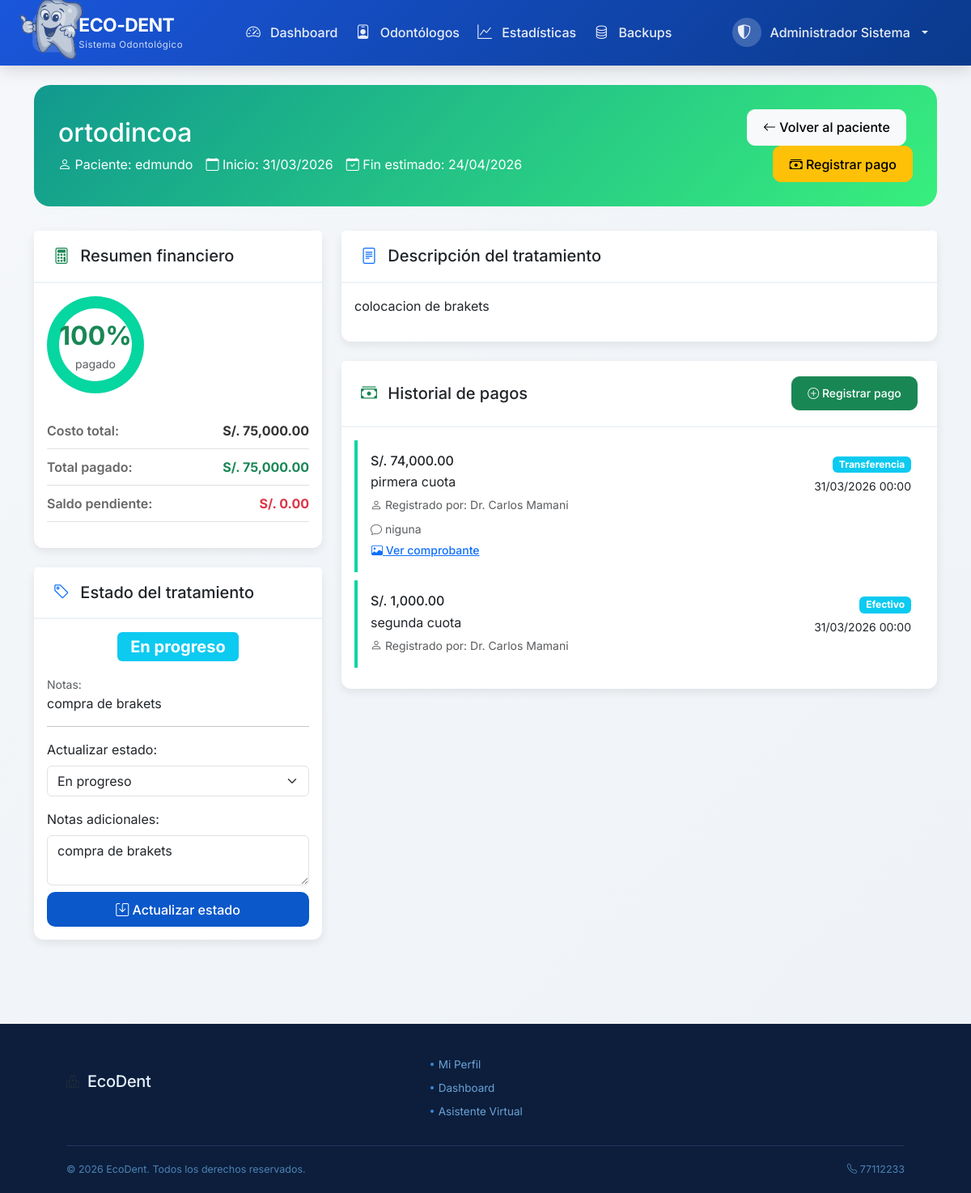
/public/odontologo/tratamiento_detalle.php?id=5 (signed in), run on the app's committed database.
### tables this page shows
CREATE TABLE `tratamientos` (
  `id_tratamiento` int(11) NOT NULL AUTO_INCREMENT,
  `id_paciente` int(11) NOT NULL,
  `id_odontologo` int(11) NOT NULL,
  `nombre_tratamiento` varchar(200) NOT NULL,
  `descripcion` text DEFAULT NULL,
  `costo_total` decimal(10,2) NOT NULL,
  `total_pagado` decimal(10,2) DEFAULT 0.00,
  `saldo_pendiente` decimal(10,2) GENERATED ALWAYS AS (`costo_total` - `total_pagado`) STORED,
  `fecha_inicio` date DEFAULT NULL,
  `fecha_fin` date DEFAULT NULL,
  `estado` enum('pendiente','en_progreso','completado','cancelado') DEFAULT 'pendiente',
  `notas` text DEFAULT NULL,
  `fecha_creacion` datetime DEFAULT current_timestamp(),
  PRIMARY KEY (`id_tratamiento`),
  KEY `idx_paciente` (`id_paciente`),
  KEY `idx_odontologo` (`id_odontologo`),
  CONSTRAINT `tratamientos_ibfk_1` FOREIGN KEY (`id_paciente`) REFERENCES `pacientes` (`id_paciente`) ON DELETE CASCADE,
  CONSTRAINT `tratamientos_ibfk_2` FOREIGN KEY (`id_odontologo`) REFERENCES `odontologos` (`id_odontologo`) ON DELETE CASCADE
);

CREATE TABLE `usuarios` (
  `id_usuario` int(11) NOT NULL AUTO_INCREMENT,
  `email` varchar(100) NOT NULL,
  `contrasena_hash` varchar(255) NOT NULL,
  `nombre_completo` varchar(150) NOT NULL,
  `telefono` varchar(20) DEFAULT NULL,
  `rol` enum('paciente','odontologo','admin') NOT NULL,
  `email_verificado` tinyint(1) DEFAULT 0,
  `codigo_verificacion` varchar(10) DEFAULT NULL,
  `codigo_expiracion` datetime DEFAULT NULL,
  `activo` tinyint(1) DEFAULT 1,
  `fecha_registro` datetime DEFAULT current_timestamp(),
  `ultimo_acceso` datetime DEFAULT NULL,
  PRIMARY KEY (`id_usuario`),
  UNIQUE KEY `email` (`email`),
  KEY `idx_email` (`email`),
  KEY `idx_rol` (`rol`)
);

CREATE TABLE `pagos` (
  `id_pago` int(11) NOT NULL AUTO_INCREMENT,
  `id_paciente` int(11) NOT NULL,
  `id_tratamiento` int(11) DEFAULT NULL,
  `id_usuario_registro` int(11) NOT NULL,
  `monto` decimal(10,2) NOT NULL,
  `concepto` varchar(255) NOT NULL,
  `fecha_pago` date NOT NULL,
  `foto_comprobante` varchar(255) DEFAULT NULL,
  `observaciones` text DEFAULT NULL,
  `metodo_pago` enum('efectivo','tarjeta','transferencia','otro') DEFAULT 'efectivo',
  `fecha_registro` datetime DEFAULT current_timestamp(),
  PRIMARY KEY (`id_pago`),
  KEY `idx_paciente` (`id_paciente`),
  KEY `idx_fecha` (`fecha_pago`),
  KEY `idx_tratamiento` (`id_tratamiento`),
  KEY `id_usuario_registro` (`id_usuario_registro`),
  CONSTRAINT `pagos_ibfk_1` FOREIGN KEY (`id_paciente`) REFERENCES `pacientes` (`id_paciente`) ON DELETE CASCADE,
  CONSTRAINT `pagos_ibfk_2` FOREIGN KEY (`id_tratamiento`) REFERENCES `tratamientos` (`id_tratamiento`) ON DELETE SET NULL,
  CONSTRAINT `pagos_ibfk_3` FOREIGN KEY (`id_usuario_registro`) REFERENCES `usuarios` (`id_usuario`)
);

### public/odontologo/tratamiento_detalle.php (the view, shortened to what this page needs)
<?php
require_once '../../config/database.php';
$id_tratamiento = $_GET['id'];
if (esAdmin()) {
    $stmt_tratamiento = $conexion->prepare("
        SELECT t.*, u.nombre_completo as paciente_nombre, p.id_paciente
        FROM tratamientos t
        JOIN pacientes p ON t.id_paciente = p.id_paciente
        JOIN usuarios u ON p.id_usuario = u.id_usuario
        WHERE t.id_tratamiento = ?
    ");
    $stmt_tratamiento->bind_param("i", $id_tratamiento);
}
$stmt_tratamiento->execute();
$tratamiento = $stmt_tratamiento->get_result()->fetch_assoc();
$stmt_pagos = $conexion->prepare("
    SELECT p.*, u.nombre_completo as registrado_por
    FROM pagos p
    JOIN usuarios u ON p.id_usuario_registro = u.id_usuario
    WHERE p.id_tratamiento = ?
    ORDER BY p.fecha_pago DESC
");
$stmt_pagos->bind_param("i", $id_tratamiento);
$stmt_pagos->execute();
$pagos = $stmt_pagos->get_result();
$porcentaje = 0;
if ($tratamiento['costo_total'] > 0) {
    $porcentaje = ($tratamiento['total_pagado'] / $tratamiento['costo_total']) * 100;
}
require_once '../../includes/header.php';
?>
<div class="tratamiento-header">
    <div class="row align-items-center">
        <div class="col-md-8">
            <h2 class="mb-2"><?php echo htmlspecialchars($tratamiento['nombre_tratamiento']); ?></h2>
            <div class="d-flex flex-wrap gap-3">
                <span><i class="bi bi-person"></i> Paciente: <?php echo htmlspecialchars($tratamiento['paciente_nombre']); ?></span>
                <span><i class="bi bi-calendar"></i> Inicio: <?php echo $tratamiento['fecha_inicio'] ? date('d/m/Y', strtotime($tratamiento['fecha_inicio'])) : 'No definida'; ?></span>
                <?php if ($tratamiento['fecha_fin']): ?>
                    <span><i class="bi bi-calendar-check"></i> Fin estimado: <?php echo date('d/m/Y', strtotime($tratamiento['fecha_fin'])); ?></span>
                <?php endif; ?>
            </div>
        </div>
        <div class="col-md-4 text-end">
            <a href="paciente_detalle.php?id=<?php echo $tratamiento['id_paciente']; ?>" class="btn btn-light me-2">
                <i class="bi bi-arrow-left"></i> Volver al paciente
            </a>
            <a href="pago_nuevo.php?tratamiento=<?php echo $id_tratamiento; ?>&paciente=<?php echo $tratamiento['id_paciente']; ?>" class="btn btn-warning">
                <i class="bi bi-cash-stack"></i> Registrar pago
            </a>
        </div>
    </div>
</div>
<div class="row">
    <div class="col-md-4">
        <div class="card mb-4">
            <div class="card-header bg-white">
                <h5 class="mb-0"><i class="bi bi-calculator me-2 text-success"></i> Resumen financiero</h5>
            </div>
            <div class="card-body">
                <div class="text-center mb-4">
                    <div class="progress-circle" id="progressCircle">
                        <div class="progress-circle-inner">
                            <div class="fs-2 fw-bold text-success"><?php echo round($porcentaje); ?>%</div>
                            <small class="text-muted">pagado</small>
                        </div>
                    </div>
                </div>
                <div class="info-row">
                    <span class="info-label">Costo total:</span>
                    <span class="info-value fw-bold">S/. <?php echo number_format($tratamiento['costo_total'], 2); ?></span>
                </div>
                <div class="info-row">
                    <span class="info-label">Total pagado:</span>
                    <span class="info-value text-success fw-bold">S/. <?php echo number_format($tratamiento['total_pagado'], 2); ?></span>
                </div>
                <div class="info-row">
                    <span class="info-label">Saldo pendiente:</span>
                    <span class="info-value text-danger fw-bold">S/. <?php echo number_format($tratamiento['saldo_pendiente'], 2); ?></span>
                </div>
            </div>
        </div>
        <div class="card mb-4">
            <div class="card-header bg-white">
                <h5 class="mb-0"><i class="bi bi-tag me-2 text-primary"></i> Estado del tratamiento</h5>
            </div>
            <div class="card-body">
                <div class="text-center mb-3">
                    <?php
                    $badge_class = 'secondary';
                    if ($tratamiento['estado'] == 'en_progreso') $badge_class = 'info';
                    ?>
                    <span class="badge bg-<?php echo $badge_class; ?> fs-5 px-3 py-2">
                        <?php echo ucfirst(str_replace('_', ' ', $tratamiento['estado'])); ?>
                    </span>
                </div>
                <?php if ($tratamiento['notas']): ?>
                    <div class="mt-3">
                        <small class="text-muted">Notas:</small>
                        <p class="mb-0"><?php echo nl2br(htmlspecialchars($tratamiento['notas'])); ?></p>
                    </div>
                <?php endif; ?>
                <hr>
                <form method="POST" action="">
                    <label class="form-label">Actualizar estado:</label>
                    <select class="form-select mb-2" name="estado">
                        <option value="en_progreso" <?php echo $tratamiento['estado'] == 'en_progreso' ? 'selected' : ''; ?>>En progreso</option>
                    </select>
                    <label class="form-label mt-2">Notas adicionales:</label>
                    <textarea class="form-control mb-2" name="notas" rows="2"><?php echo htmlspecialchars($tratamiento['notas'] ?? ''); ?></textarea>
                    <button type="submit" name="actualizar_estado" class="btn btn-primary w-100">
                        <i class="bi bi-save"></i> Actualizar estado
                    </button>
                </form>
            </div>
        </div>
    </div>
    <div class="col-md-8">
        <div class="card mb-4">
            <div class="card-header bg-white">
                <h5 class="mb-0"><i class="bi bi-file-text me-2 text-primary"></i> Descripción del tratamiento</h5>
            </div>
            <div class="card-body">
                <p><?php echo $tratamiento['descripcion'] ? nl2br(htmlspecialchars($tratamiento['descripcion'])) : 'Sin descripción registrada.'; ?></p>
            </div>
        </div>
        <div class="card">
            <div class="card-header bg-white d-flex justify-content-between align-items-center">
                <h5 class="mb-0"><i class="bi bi-cash-stack me-2 text-success"></i> Historial de pagos</h5>
                <a href="pago_nuevo.php?tratamiento=<?php echo $id_tratamiento; ?>&paciente=<?php echo $tratamiento['id_paciente']; ?>" class="btn btn-sm btn-success">
                    <i class="bi bi-plus-circle"></i> Registrar pago
                </a>
            </div>
            <div class="card-body">
                <?php if ($pagos->num_rows > 0): ?>
                    <?php while ($pago = $pagos->fetch_assoc()): ?>
                        <div class="pago-card p-3">
                            <div class="d-flex justify-content-between align-items-start">
                                <div>
                                    <h6 class="mb-1">S/. <?php echo number_format($pago['monto'], 2); ?></h6>
                                    <p class="mb-1"><?php echo htmlspecialchars($pago['concepto']); ?></p>
                                    <small class="text-muted">
                                        <i class="bi bi-person"></i> Registrado por: <?php echo htmlspecialchars($pago['registrado_por']); ?>
                                    </small>
                                </div>
                                <div class="text-end">
                                    <div class="badge bg-info"><?php echo ucfirst($pago['metodo_pago']); ?></div>
                                    <div class="mt-1">
                                        <small><?php echo date('d/m/Y H:i', strtotime($pago['fecha_pago'])); ?></small>
                                    </div>
                                </div>
                            </div>
                            <?php if ($pago['observaciones']): ?>
                                <small class="text-muted d-block mt-2">
                                    <i class="bi bi-chat"></i> <?php echo htmlspecialchars($pago['observaciones']); ?>
                                </small>
                            <?php endif; ?>
                            <?php if ($pago['foto_comprobante']): ?>
                                <a href="<?php echo $pago['foto_comprobante']; ?>" target="_blank" class="btn btn-sm btn-link p-0 mt-1">
                                    <i class="bi bi-image"></i> Ver comprobante
                                </a>
                            <?php endif; ?>
                        </div>
                    <?php endwhile; ?>
                <?php endif; ?>
            </div>
        </div>
    </div>
</div>
<?php
require_once '../../includes/footer.php';
?>

### public/css/estilos.css (style rules this page uses)
:root { --primary-color: #0a58ca; --primary-dark: #0a58ca; --primary-light: #e7f1ff; --secondary-color: #20c997; --danger-color: #dc3545; --warning-color: #ffc107; --info-color: #0dcaf0; --dark-color: #1e293b; --light-color: #f8f9fc; --success-color: #198754; --gray-color: #6c757d; --border-radius: 12px; --box-shadow: 0 4px 12px rgba(0, 0, 0, 0.08); --transition: all 0.3s ease; }
* { margin: 0; padding: 0; box-sizing: border-box; }
body { font-family: 'Inter', sans-serif; background: linear-gradient(135deg, #f5f7fa 0%, #eef2f6 100%); min-height: 100vh; display: flex; flex-direction: column; color: var(--dark-color); }
.card { border: none; border-radius: var(--border-radius); box-shadow: var(--box-shadow); transition: var(--transition); background: white; }
.card-header { background: transparent; border-bottom: 2px solid #eef2f6; padding: 1.2rem 1.5rem; font-weight: 600; }
.btn { border-radius: 10px; padding: 0.6rem 1.2rem; font-weight: 500; transition: var(--transition); }
.btn-primary { background: var(--primary-color); border: none; }
.card, .stat-card, .action-card { animation: fadeIn 0.5s ease forwards; }

### public/odontologo/tratamiento_detalle.php (style rules this page uses)
.tratamiento-header { background: linear-gradient(135deg, #11998e 0%, #38ef7d 100%); color: white; padding: 30px; border-radius: 20px; margin-bottom: 30px; }
.progress-circle { width: 120px; height: 120px; border-radius: 50%; background: conic-gradient(#06d6a0 0deg, #e0e0e0 0deg); display: flex; align-items: center; justify-content: center; position: relative; }
.progress-circle-inner { width: 90px; height: 90px; background: white; border-radius: 50%; display: flex; align-items: center; justify-content: center; flex-direction: column; }
.pago-card { transition: all 0.2s; border-left: 4px solid #06d6a0; margin-bottom: 10px; }
.info-row { display: flex; justify-content: space-between; padding: 10px 0; border-bottom: 1px solid #e0e0e0; }
.info-label { font-weight: 600; color: #666; }
.info-value { color: #333; }

### data on the page
tratamientos: nombre_tratamiento "ortodincoa", usuarios.nombre_completo "edmundo", fecha_inicio "31/03/2026", fecha_fin "24/04/2026", porcentaje "100", costo_total "75,000.00", total_pagado "75,000.00", saldo_pendiente "0.00", estado "En progreso", notas "compra de brakets", descripcion "colocacion de brakets"
pagos: monto "74,000.00", concepto "pirmera cuota", id_usuario_registro.nombre_completo "Dr. Carlos Mamani", metodo_pago "Transferencia", fecha_pago "31/03/2026 00:00", observaciones "niguna"
pagos: monto "1,000.00", concepto "segunda cuota", id_usuario_registro.nombre_completo "Dr. Carlos Mamani", metodo_pago "Efectivo", fecha_pago "31/03/2026 00:00"

### other printed values
$_SESSION['nombre_completo'] "Administrador Sistema"
